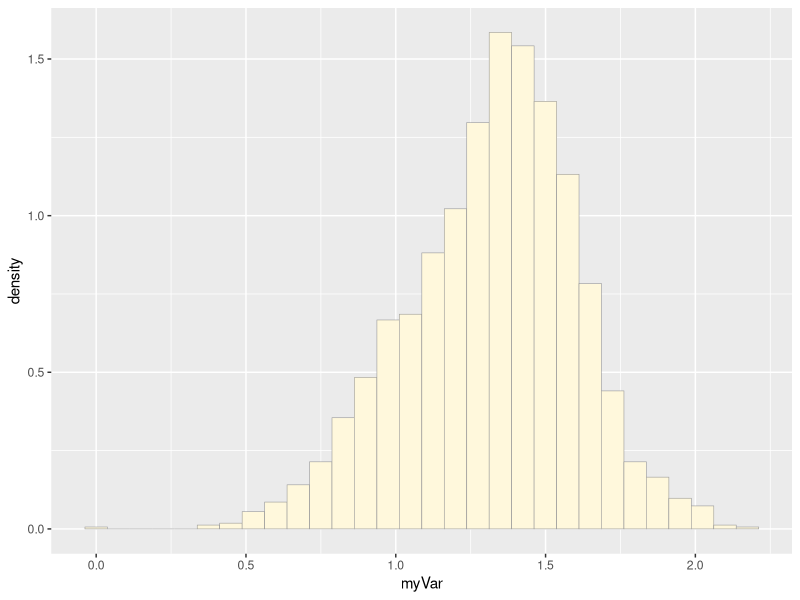
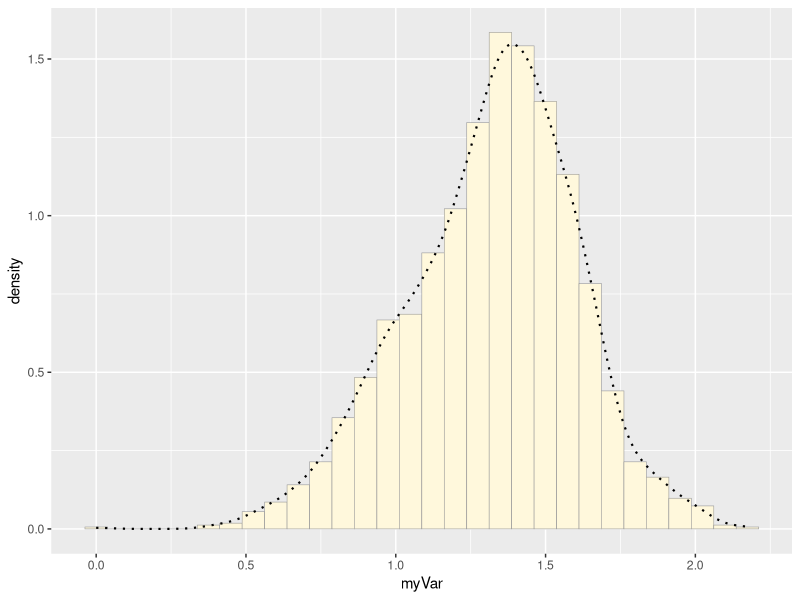
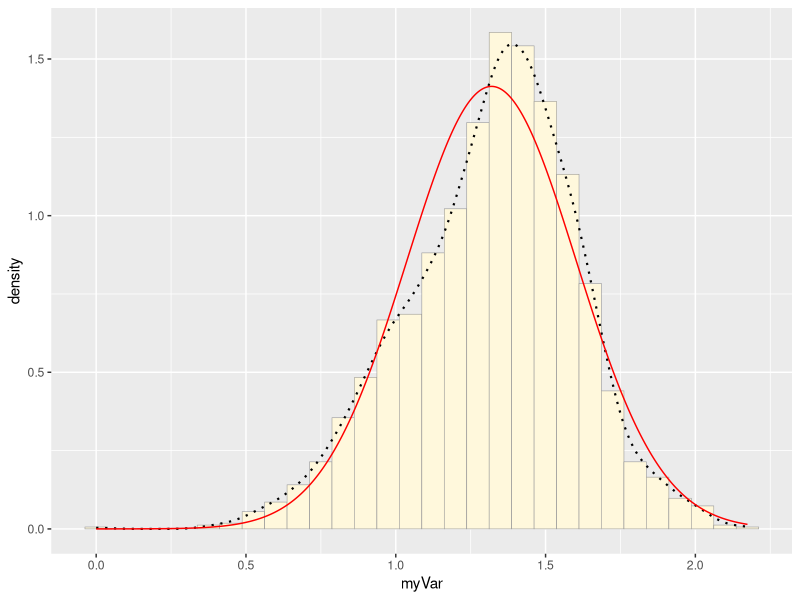
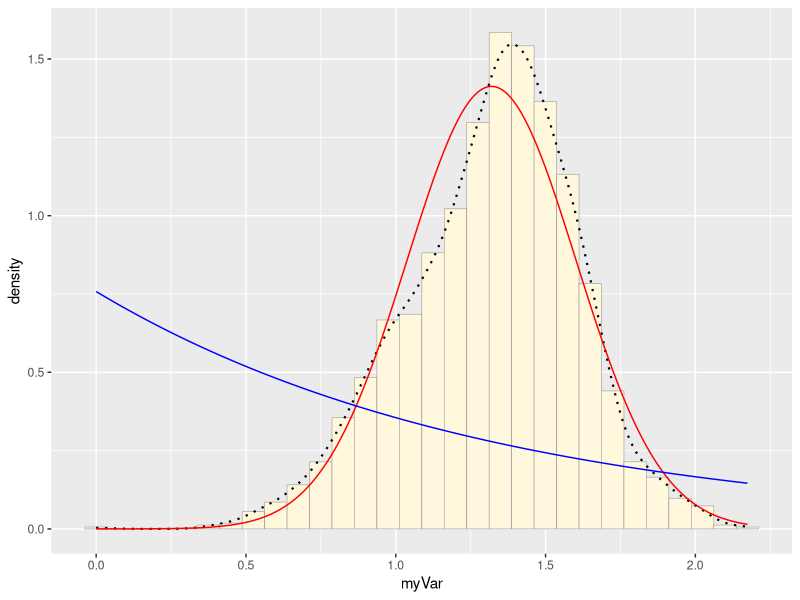
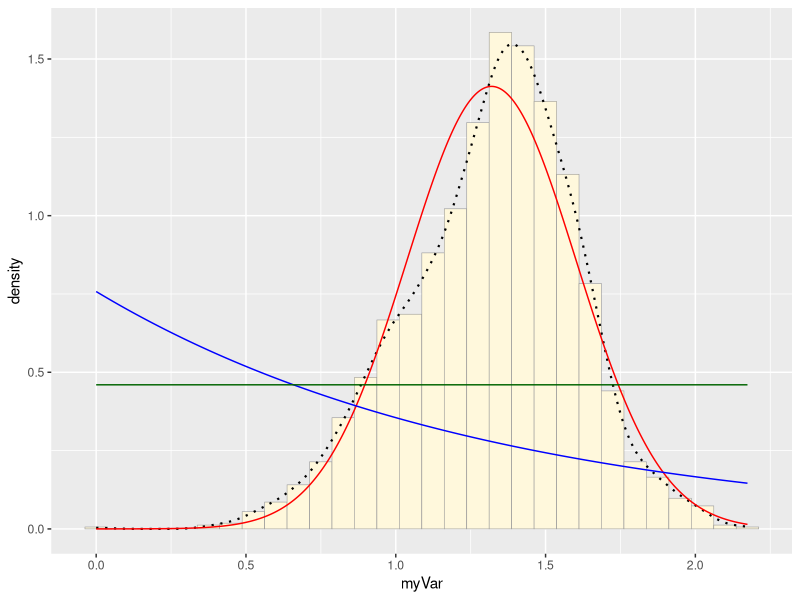
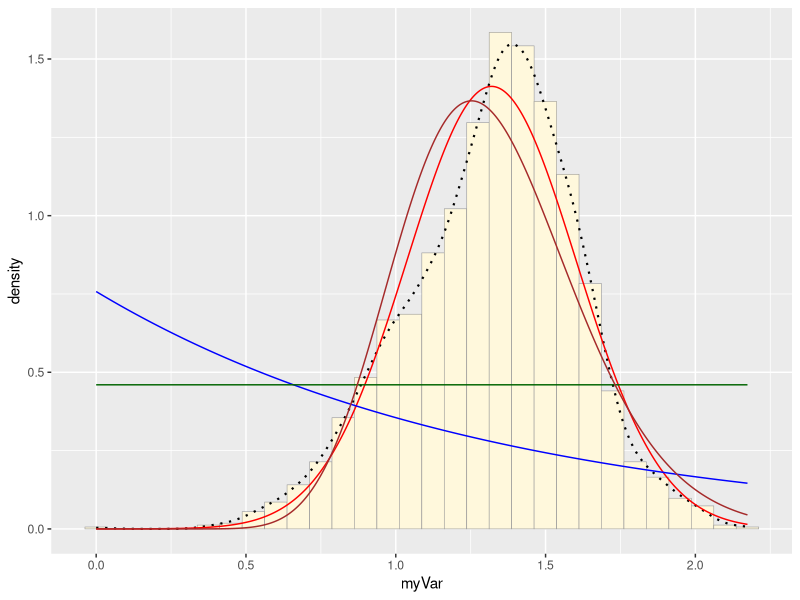
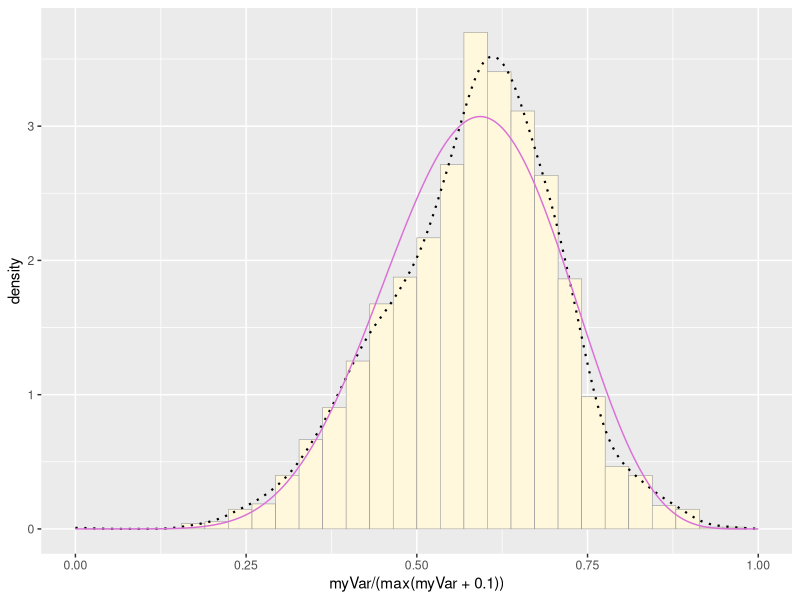
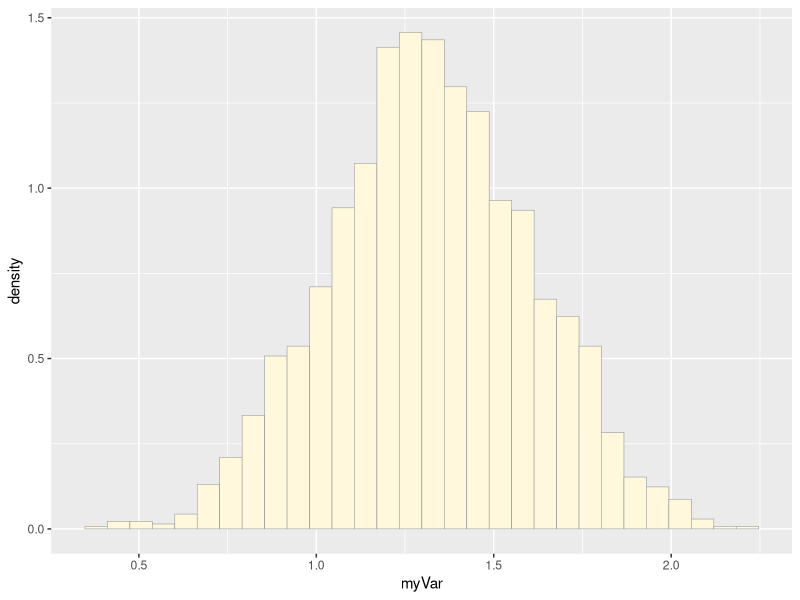

The R source for these figures, in order:
## ---- chunk 1
knitr::opts_chunk$set(echo = TRUE)
## ---- chunk 2
library(tidyverse)
## ---- chunk 3
head(iris)
longIris <- iris %>%
  gather(Sepal.Length:Petal.Width, key = "Trait", value = "Value")
head(longIris)

longIris %>%
  group_by(Species, Trait) %>%
  summarize(AvgValue = mean(Value)) %>%
  arrange(Species, Trait)
## ---- chunk 4
library(ggplot2) # for graphics
library(MASS) # for maximum likelihood estimation
## ---- chunk 5
# # quick and dirty, a truncated normal distribution to work on the solution set
# 
# z <- rnorm(n=3000,mean=0.2)
# z <- data.frame(1:3000,z)
# names(z) <- list("ID","myVar")
# z <- z[z$myVar>0,]
# str(z)
# summary(z$myVar)
## ---- chunk 6
### Read in my data
z <- read.table("DispersalSmall.csv",header=TRUE,sep=",", stringsAsFactors=FALSE)
str(z)
summary(z)
## ---- chunk 7
### Plot histogram
p1 <- ggplot(data=z, aes(x=myVar, y=..density..)) +
  geom_histogram(color="grey60",fill="cornsilk",size=0.2) 
print(p1)
## ---- chunk 8
### Add empirical density curve
p1 <-  p1 +  geom_density(linetype="dotted",size=0.75)
print(p1)
## ---- chunk 9
### Get maximum likelihood parameter for normal
normPars <- fitdistr(z$myVar,"normal")
print(normPars)
str(normPars)
normPars$estimate["mean"] # note structure of getting a named attribute
## ---- chunk 10
### Plot normal probability density
meanML <- normPars$estimate["mean"]
sdML <- normPars$estimate["sd"]

xval <- seq(0,max(z$myVar),len=length(z$myVar))

 stat <- stat_function(aes(x = xval, y = ..y..), fun = dnorm, colour="red", n = length(z$myVar), args = list(mean = meanML, sd = sdML))
 p1 + stat
## ---- chunk 11
### Plot exponential probability density 
expoPars <- fitdistr(z$myVar,"exponential")
rateML <- expoPars$estimate["rate"]

stat2 <- stat_function(aes(x = xval, y = ..y..), fun = dexp, colour="blue", n = length(z$myVar), args = list(rate=rateML))
 p1 + stat + stat2
## ---- chunk 12
### Plot uniform probability density
stat3 <- stat_function(aes(x = xval, y = ..y..), fun = dunif, colour="darkgreen", n = length(z$myVar), args = list(min=min(z$myVar), max=max(z$myVar)))
 p1 + stat + stat2 + stat3
## ---- chunk 13
z2 <- z[z$myVar > 0,]
summary(z2$myVar)
### Plot gamma probability density
gammaPars <- fitdistr(z2$myVar,"gamma")
shapeML <- gammaPars$estimate["shape"]
rateML <- gammaPars$estimate["rate"]

stat4 <- stat_function(aes(x = xval, y = ..y..), fun = dgamma, colour="brown", n = length(z2$myVar), args = list(shape=shapeML, rate=rateML))
 p1 + stat + stat2 + stat3 + stat4
## ---- chunk 14
### Plot beta probability density
pSpecial <- ggplot(data=z, aes(x=myVar/(max(myVar + 0.1)), y=..density..)) +
  geom_histogram(color="grey60",fill="cornsilk",size=0.2) + 
  xlim(c(0,1)) +
  geom_density(size=0.75,linetype="dotted")

betaPars <- fitdistr(x=z2$myVar/max(z2$myVar + 0.1),start=list(shape1=1,shape2=2),"beta")
shape1ML <- betaPars$estimate["shape1"]
shape2ML <- betaPars$estimate["shape2"]

statSpecial <- stat_function(aes(x = xval, y = ..y..), fun = dbeta, colour="orchid", n = length(z$myVar), args = list(shape1=shape1ML,shape2=shape2ML))
pSpecial + statSpecial
## ---- chunk 15
# random data based on my data

y <- rnorm(n=2180,mean=1.319672385, sd = 0.282415249)
y <- data.frame(1:2180,y)
names(y) <- list("ID","myVar")
y <- y[y$myVar>0,]
str(y)
summary(y$myVar)
## ---- chunk 16
### plot hist of random data
py <- ggplot(data=y, aes(x=myVar, y=..density..)) +
  geom_histogram(color="grey60",fill="cornsilk",size=0.2) 
print(py)

### Get maximum likelihood parameter for normal
normPars <- fitdistr(y$myVar,"normal")
print(normPars)
str(normPars)
normPars$estimate["mean"] # note structure of getting a named attribute

#plot normal probability density curve
meanML <- normPars$estimate["mean"]
sdML <- normPars$estimate["sd"]

xval <- seq(0,max(z$myVar),len=length(z$myVar))

 stat <- stat_function(aes(x = xval, y = ..y..), fun = dnorm, colour="red", n = length(z$myVar), args = list(mean = meanML, sd = sdML))
 py + stat
## ---- chunk 17
### plot hist of my data
p1 <- ggplot(data=z, aes(x=myVar, y=..density..)) +
  geom_histogram(color="grey60",fill="cornsilk",size=0.2) 
print(p1)

### Get maximum likelihood parameter for normal
normPars <- fitdistr(z$myVar,"normal")
print(normPars)
str(normPars)
normPars$estimate["mean"] # note structure of getting a named attribute

### Plot normal probability density
meanML <- normPars$estimate["mean"]
sdML <- normPars$estimate["sd"]

xval <- seq(0,max(z$myVar),len=length(z$myVar))

 stat <- stat_function(aes(x = xval, y = ..y..), fun = dnorm, colour="red", n = length(z$myVar), args = list(mean = meanML, sd = sdML))
 p1 + stat
